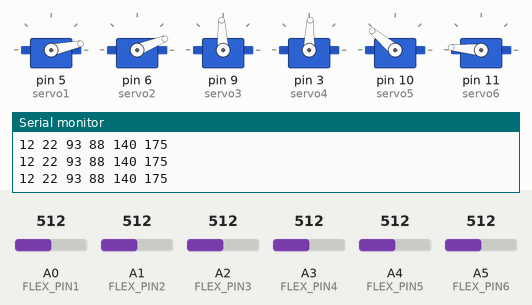
Bench run of a sketch on a simulated Arduino Uno, built with avr-gcc and run on an emulated ATmega328P. On the bench: 6 × servo, the last lines printed to the serial monitor. The test bench sets the inputs (shaded band); at power-on: A1 (FLEX_PIN2) = 512, A2 (FLEX_PIN3) = 512, A3 (FLEX_PIN4) = 512, A4 (FLEX_PIN5) = 512, A5 (FLEX_PIN6) = 512, A0 (FLEX_PIN1) = 512.

Above: at 1.2 s.
1.3 s: A1 (FLEX_PIN2) set to 716
At 2.5 s:
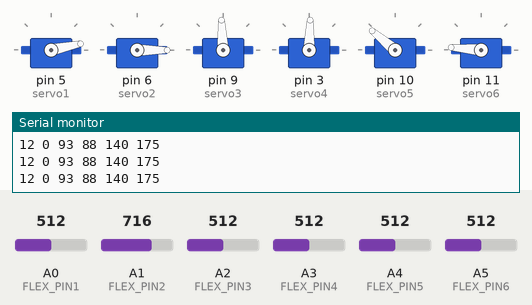
2.8 s: A2 (FLEX_PIN3) set to 716
At 3.6 s:
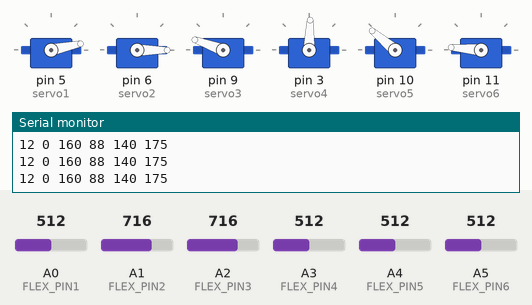
4.4 s: A3 (FLEX_PIN4) set to 716
At 5.5 s:
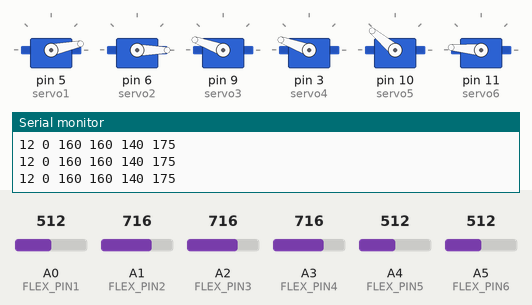
6.0 s: A4 (FLEX_PIN5) set to 716
At 6.6 s:
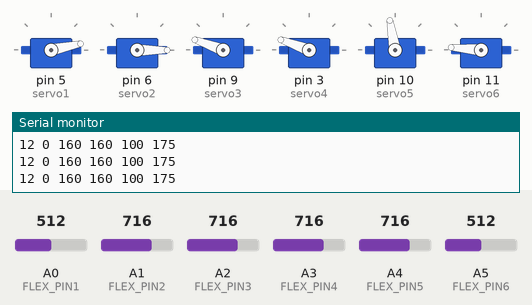
7.6 s: A5 (FLEX_PIN6) set to 716
At 8.5 s:
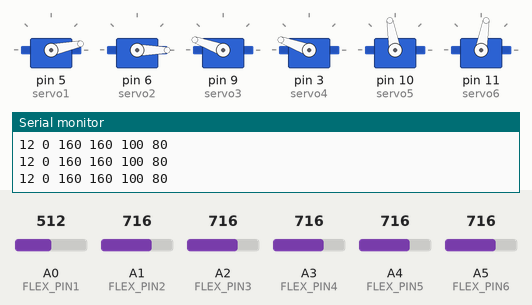
9.3 s: A0 (FLEX_PIN1) set to 306
At 10.4 s:
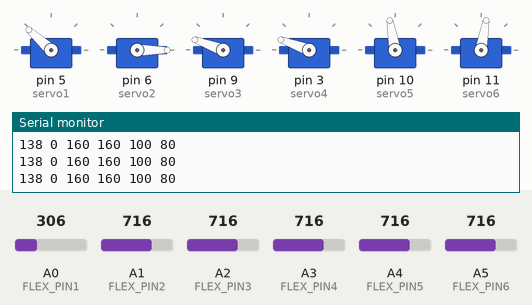
Timing chart, 0 to 11.9 s (numbered marks = the images above; inputs shaded):
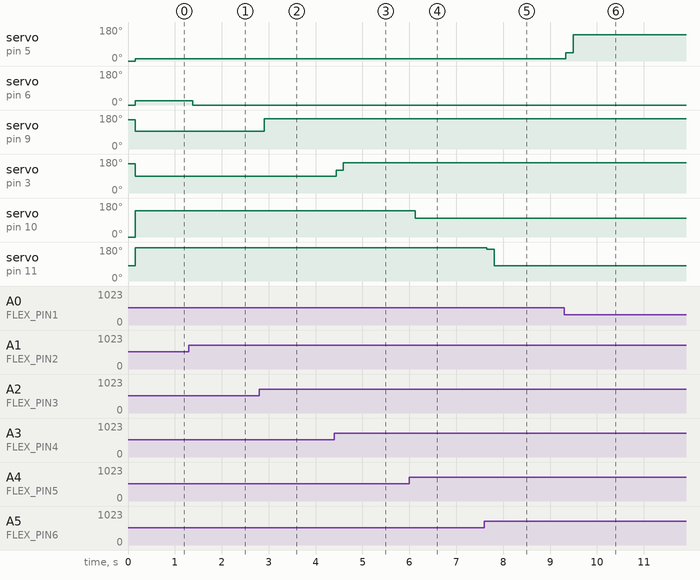

Measured:
- after the input at 1.3 s, servo on pin 6 (servo2): 22° → 0° after 0.08 s
- after the input at 2.8 s, servo on pin 9 (servo3): 93° → 160° after 0.11 s
- after the input at 4.4 s, servo on pin 3 (servo4): 88° → 121° at once, → 160° 0.15 s later
- after the input at 6.0 s, servo on pin 10 (servo5): 140° → 100° after 0.12 s
- after the input at 7.6 s, servo on pin 11 (servo6): 175° → 167° after 0.06 s, → 80° 0.15 s later
- after the input at 9.3 s, servo on pin 5 (servo1): 12° → 45° at once, → 138° 0.15 s later

The sketch:

Mano_GuanteSensorFlex.ino
```cpp
/*En este programa se recoge la información de flexión de los sensores del
guante a través de su cambio de resistencia.

Una vez obtenido el valor de entrada que va de 0-1023, reducimos el rango
de 300 a 600 aprox donde 300 es el valor cuando el sensor está recto y
600 cuando el sensor está flexionado.

Para evitar cambios continuos, recogemos 1 dato por dedo cada 5 ms. Al
llegar a 30 datos recogidos, hacemos la media.

Después gracias a map() convertimos el valor medio de este rango de
mínimo y máximo del sensor(300-600) al rango de posición de cada motor
(0-135, por ejemplo).

Finalmente, enviamos las pociciones resultantes a los motores
con servo.write() e imprimimos estos datos por el puerto serie para
poder visualizarlos en el ordenador. Si se alimenta el guante y la mano
mediante una batería y no por USB, esa parte se puede comentar
*/

//variables para asignar a cada entrada analógica un nombre
const int FLEX_PIN1 = A0; // Pin connected to voltage divider output
const int FLEX_PIN2 = A1;
const int FLEX_PIN3 = A2;
const int FLEX_PIN4 = A3;
const int FLEX_PIN5 = A4;
const int FLEX_PIN6 = A5;//este es el servo pequeñode la palma

#include <Servo.h>;
//incluimos la librería servo para después
//crear los 6 servos y poder moverlos
Servo servo2;
Servo servo1;
Servo servo3;
Servo servo4;
Servo servo5;
Servo servo6;

const int intervalo = 500;
unsigned long previousMillis=0;

//Variables para realizar la media
int Lecturas1[30];
int Lecturas2[30];
int Lecturas3[30];
int Lecturas4[30];
int Lecturas5[30];
int Lecturas6[30];
int Total1=0;
int Total2=0;
int Total3=0;
int Total4=0;
int Total5=0;
int Total6=0;
int i=0;
int media1=0;
int media2=0;
int media3=0;
int media4=0;
int media5=0;
int media6=0;

//posiciones resultantes que serán enviadas a cada motor
int pos1=0;
int pos2=0;
int pos3=155;
int pos4=155;
int pos5=0;
int pos6=80;
void setup()
{ //enlazamos cada servo a una salida para poder controlarnos
  servo1.attach(5);
  servo2.attach(6);
  servo3.attach(9);
  servo4.attach(3);
  servo5.attach(10);
  servo6.attach(11);

  //enviamos una orden de posición a los servos
  //para que los dedos vuelvan a estar derechos
  servo1.write(0);
  servo2.write(0);
  servo3.write(155);
  servo4.write(155);
  servo5.write(0);
  servo6.write(80);

  Serial.begin(9600); //inicializamos el puerto serie
                      //para ver los datos resultantes

  pinMode(FLEX_PIN1, INPUT); //Establecemos
  pinMode(FLEX_PIN2, INPUT); //las entradas para
  pinMode(FLEX_PIN3, INPUT); //los sensores
  pinMode(FLEX_PIN4, INPUT);
  pinMode(FLEX_PIN5, INPUT);
  pinMode(FLEX_PIN6, INPUT);

 //Reseteamos a 0 todas las posiciones de los arrays
  for(i=0;i<30;i++){
    Lecturas1[i]=0;
    }
    i=0;
  for(i=0;i<30;i++){
    Lecturas2[i]=0;
    }
    i=0;
  for(i=0;i<30;i++){
    Lecturas3[i]=0;
    }
    i=0;
  for(i=0;i<30;i++){
    Lecturas4[i]=0;
    }
    i=0;
  for(i=50;i<30;i++){
    Lecturas5[i]=0;
    }
    i=0;
  for(i=0;i<30;i++){
    Lecturas6[i]=0;
    }
    i=0;

    previousMillis=millis(); // 5/8/18 a las 21:01
}

void loop()
{ //Realizamos una lectura cada5ms, por lo que el servo se mueve cada 150ms
  if(millis()-previousMillis>=5){
  //Restamos los valores guardados anteriormente
  Total1=Total1-Lecturas1[i];
  Total2=Total2-Lecturas2[i];
  Total3=Total3-Lecturas3[i];
  Total4=Total4-Lecturas4[i];
  Total5=Total5-Lecturas5[i];
  Total6=Total6-Lecturas6[i];
  //Agregamos la nueva lectura
  Lecturas1[i] = analogRead(FLEX_PIN1);
  Lecturas2[i] = analogRead(FLEX_PIN2);
  Lecturas3[i] = analogRead(FLEX_PIN3);
  Lecturas4[i] = analogRead(FLEX_PIN4);
  Lecturas5[i] = analogRead(FLEX_PIN5);
  Lecturas6[i] = analogRead(FLEX_PIN6);
  //Sumamos la nueva lectura al total
  Total1=Total1+Lecturas1[i];
  Total2=Total2+Lecturas2[i];
  Total3=Total3+Lecturas3[i];
  Total4=Total4+Lecturas4[i];
  Total5=Total5+Lecturas5[i];
  Total6=Total6+Lecturas6[i];
  i++;
  //Calcula la media si el array está completo, y la envía al servo
  if(i>=30){
    i=0;
    media1=Total1/30;
    media2=Total2/30;
    media3=Total3/30;
    media4=Total4/30;
    media5=Total5/30;
    media6=Total6/30;
    pos1=map(media1,532,311,0,135);
               //estos valores vienen dados del analogRead()
               //que hemos establecido tras probar previamente
               //los sensores para crear un máximo y un mínimo de flexión
    pos2=map(media2,542,358,0,135);
    pos3=map(media3,618,389,155,20);
    pos4=map(media4,624,400,155,20);
    pos5=map(media5,620,460,100,160);
    pos6=map(media6,660,580,80,175);

    //añadimos condicionales de control para no dañar los servos
    if(pos1>140){
      pos1=140;
      }else if(pos1<0){
        pos1=0;
        }
     if(pos2>140){
      pos2=140;
      }else if(pos2<0){
        pos2=0;
        }
     if(pos3>160){
      pos3=160;
      }else if(pos3<15){
        pos3=15;
        }
      if(pos4>160){
      pos4=160;
      }else if(pos4<10){
        pos4=10;
        }
      if(pos5>160){
        pos5=160;
        }else if(pos5<100){
          pos5=100;
          }
      if(pos6>175){
        pos6=175;
        }else if(pos6<80){
          pos6=80;
          }

    servo1.write(pos1);
    servo2.write(pos2);
    servo3.write(pos3);
    servo4.write(pos4);
    servo5.write(pos5);
    servo6.write(pos6);
    //Envía los datos al Serial Plotter
    Serial.print(pos1);
    Serial.print(' ');
    Serial.print(pos2);
    Serial.print(' ');
    Serial.print(pos3);
    Serial.print(' ');
    Serial.print(pos4);
    Serial.print(' ');
    Serial.print(pos5);
    Serial.print(' ');
    Serial.println(pos6);
    }
   previousMillis=millis();
  }

}
```
